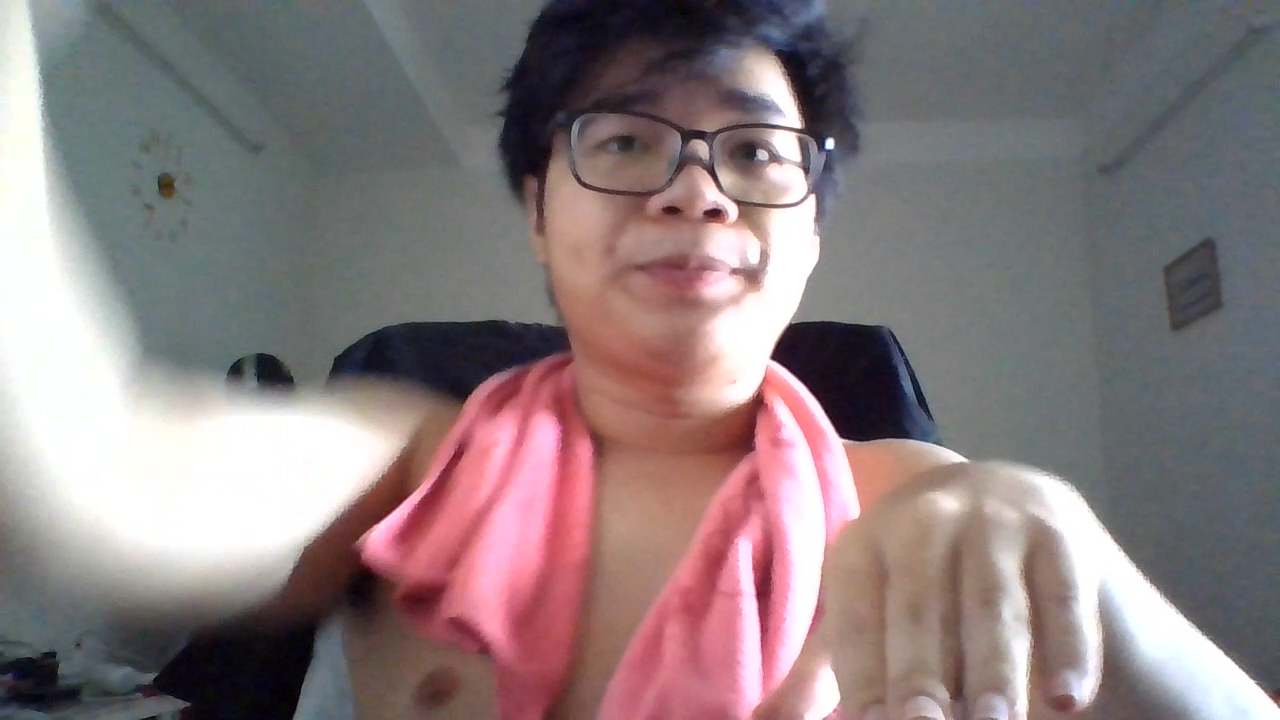
#> input picture frame 7 of testnet.mp4, 1280 x 720 px, given in place of x-raw, format=(string)BGR ! appsink, which was not available
$ python build_dataset.py
#> lines starting #> are read from the running program, lines starting #| are printed output that depends on the picture; pictures that were not available may be replaced by others from this repository, and a replacement may not be noted
import cv2
import time
# [6 lines of commented-out code are left out]
def gstreamer_pipeline(
    capture_width=1280,
    capture_height=720,
    display_width=600,
    display_height=480,
    framerate=30,
    flip_method=0,
):
    return (
        "nvarguscamerasrc ! "
        "video/x-raw(memory:NVMM), "
        "width=(int)%d, height=(int)%d, "
        "format=(string)NV12, framerate=(fraction)%d/1 ! "
        "nvvidconv flip-method=%d ! "
        "video/x-raw, width=(int)%d, height=(int)%d, format=(string)BGRx ! "
        "videoconvert ! "
        "video/x-raw, format=(string)BGR ! appsink"
        % (
            capture_width,
            capture_height,
            framerate,
            flip_method,
            display_width,
            display_height,
        )
    )

cam = cv2.VideoCapture(gstreamer_pipeline(), cv2.CAP_GSTREAMER)
# cam = cv2.VideoCapture(0)
face_detector = cv2.CascadeClassifier('xml/haarcascade_frontalface_default.xml')
# For each person, enter one numeric face id
face_id = input('\n enter user id end press <return> ==>  ')
print("\n [INFO] Initializing face capture. Look the camera and wait ...")
# Initialize individual sampling face count
count = 0
# fpsReport=0
# font = cv2.FONT_HERSHEY_SIMPLEX
# timeStamp = time.time()
while(True):
    ret, img = cam.read()
#> img is the input picture: shape (720, 1280, 3); mean B, G, R 126.1, 124, 138.2
    gray = cv2.cvtColor(img, cv2.COLOR_BGR2GRAY)
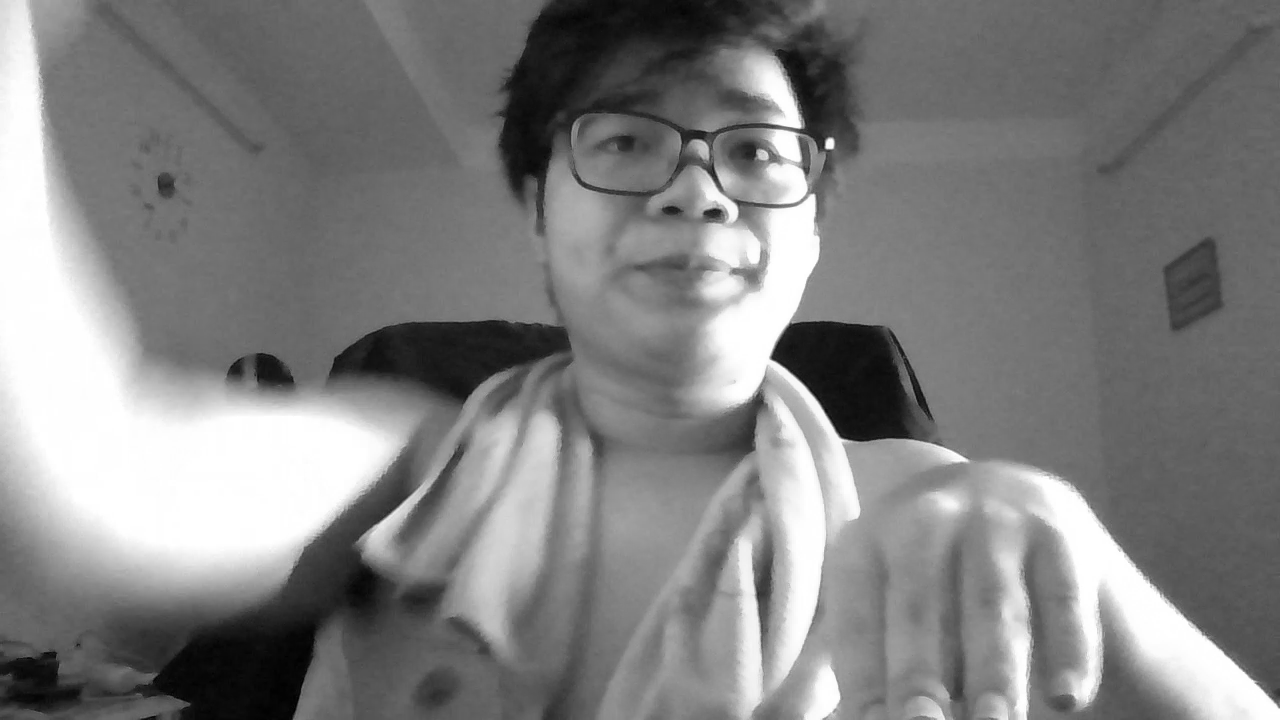
#> gray: shape (720, 1280); min 0, max 255, mean 128.4
    faces = face_detector.detectMultiScale(gray, 1.3, 5)
#> faces = ()
    for (x,y,w,h) in faces:
        cv2.rectangle(img, (x,y), (x+w,y+h), (255,0,0), 2)
        count += 1
        # Save the captured image into the datasets folder
        cv2.imwrite("dataset/User." + str(face_id) + '.' +
                    str(count) + ".jpg", gray[y:y+h,x:x+w])
        # [4 lines of commented-out code are left out]
        cv2.imshow('image', img)
#> this loop made 0 passes
#> after the loop, count = 0
    k = cv2.waitKey(100) & 0xff # Press 'ESC' for exiting video
#> (key Esc is pressed here)
    if k == 27:
        break
    elif count >= 30: # Take 30 face sample and stop video
         break
# Do a bit of cleanup
print("\n [INFO] Exiting Program and cleanup stuff")
cam.release()
cv2.destroyAllWindows()

$ run again, starting later in the video
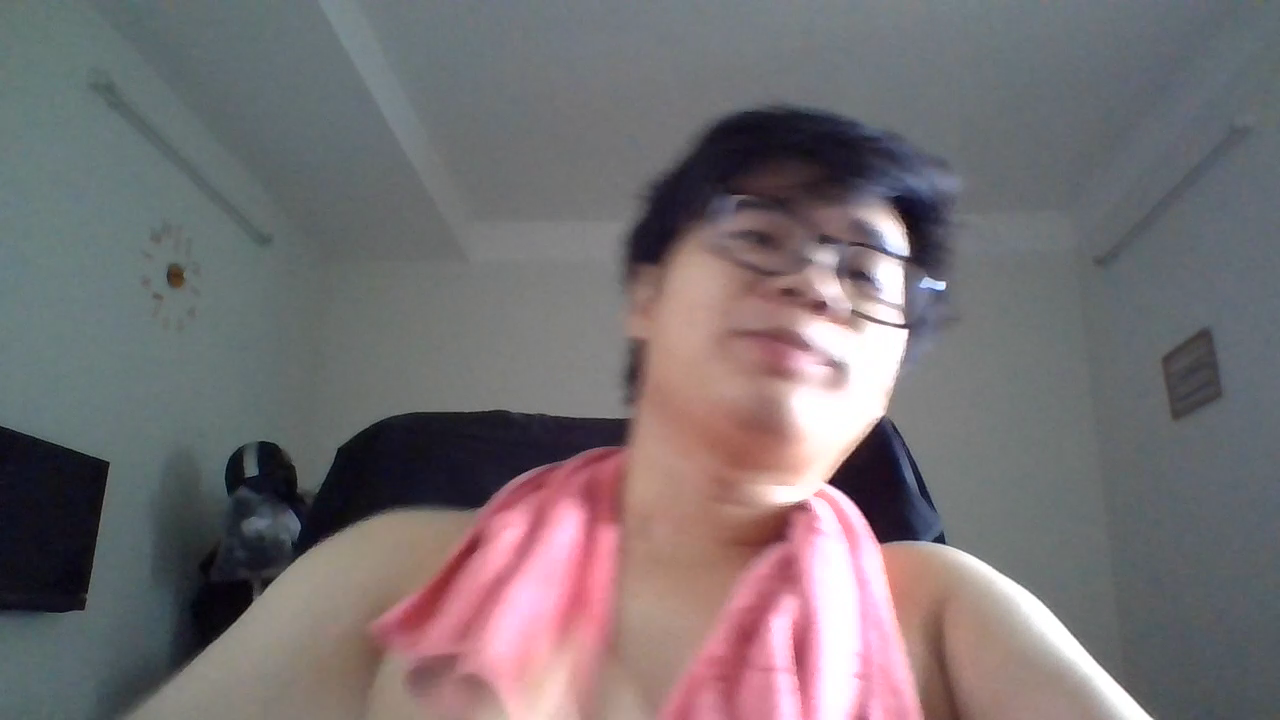
#> input picture frame 34 of testnet.mp4, 1280 x 720 px, given in place of x-raw, format=(string)BGR ! appsink, which was not available
#> img is the input picture: shape (720, 1280, 3); mean B, G, R 114.6, 111.6, 118.6
#> `gray = cv2.cvtColor(img, cv2.COLOR_BGR2GRAY)`:
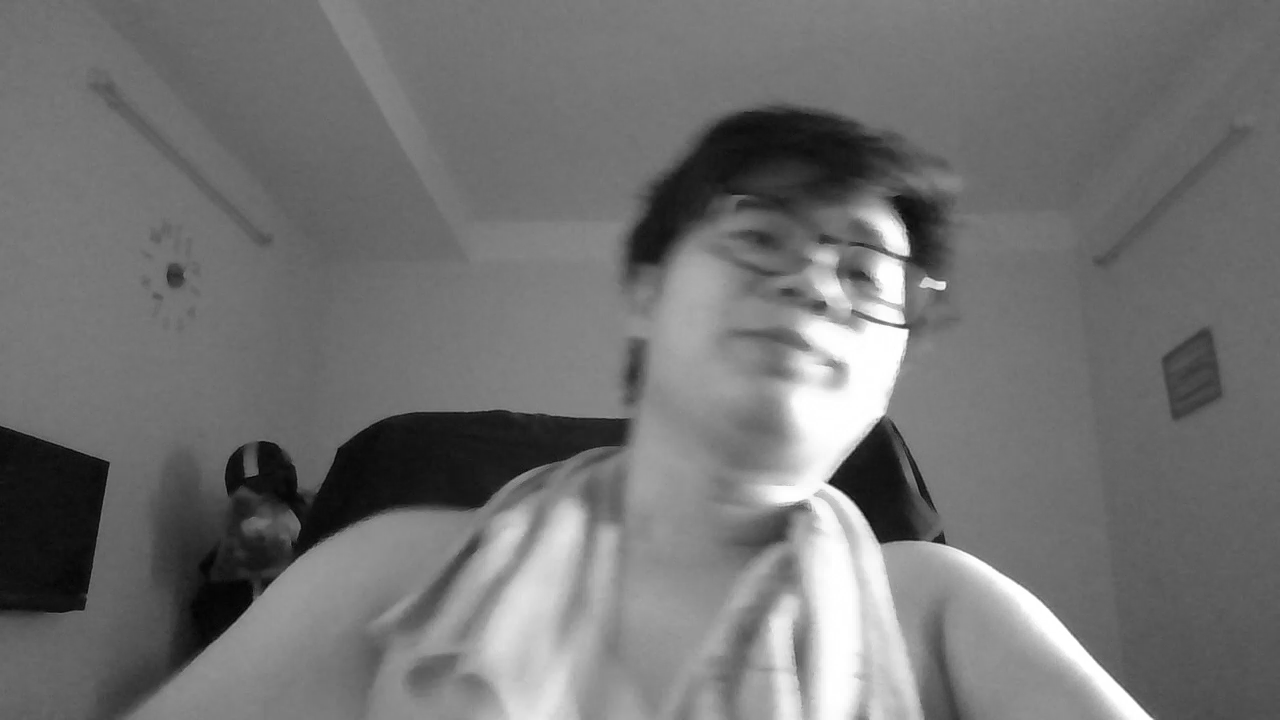
#> gray: shape (720, 1280); min 1, max 255, mean 114
#> faces = [[747, 651, 53, 53]]
#> the loop `for (x,y,w,h) in faces:` made 1 pass
#> (x, y, w, h, count) on pass 1: (747, 651, 53, 53, 1)
#> pass 1, `cv2.imwrite("dataset/User." + str(face_id) + '.' + str(count) + ".jpg"..`:
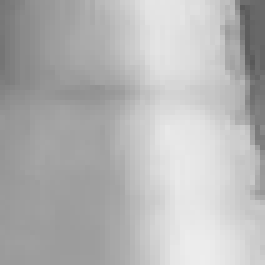
#> saved as User..1.jpg: shape (53, 53) (shown 5 times larger); min 89, max 237, mean 181.1
#> after the loop `for (x,y,w,h) in faces:`: count = 1

$ run again, starting later in the video
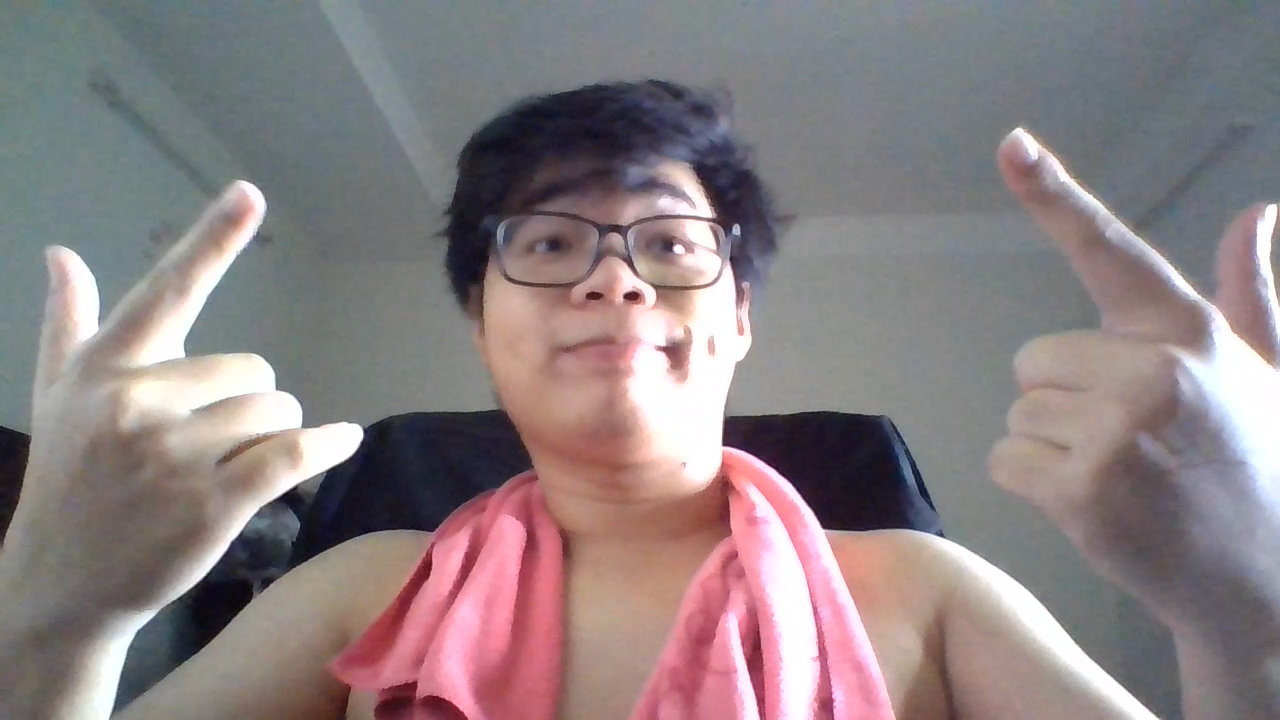
#> input picture frame 60 of testnet.mp4, 1280 x 720 px, given in place of x-raw, format=(string)BGR ! appsink, which was not available
#> img is the input picture: shape (720, 1280, 3); mean B, G, R 130.1, 127.8, 139.5
#> `gray = cv2.cvtColor(img, cv2.COLOR_BGR2GRAY)`:
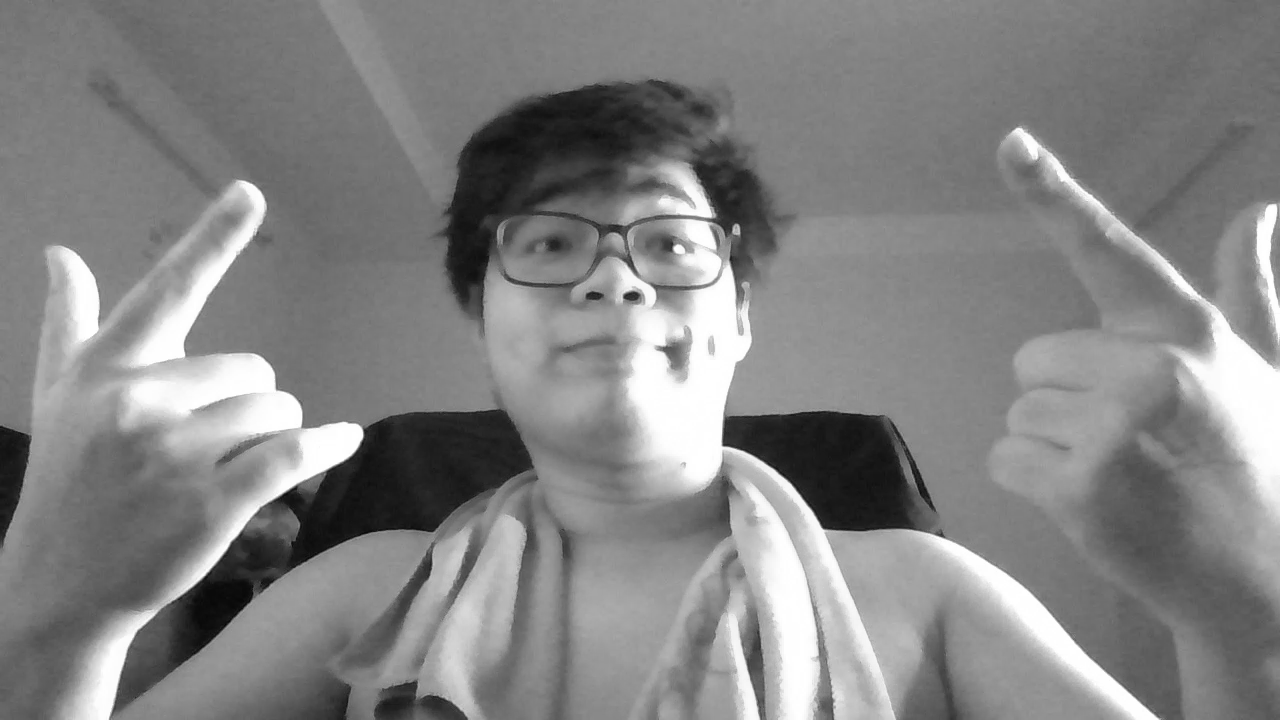
#> gray: shape (720, 1280); min 4, max 255, mean 131.5
#> faces = [[566, 262, 101, 101]]
#> the loop `for (x,y,w,h) in faces:` made 1 pass
#> (x, y, w, h, count) on pass 1: (566, 262, 101, 101, 1)
#> pass 1, `cv2.imshow('image', img)`:
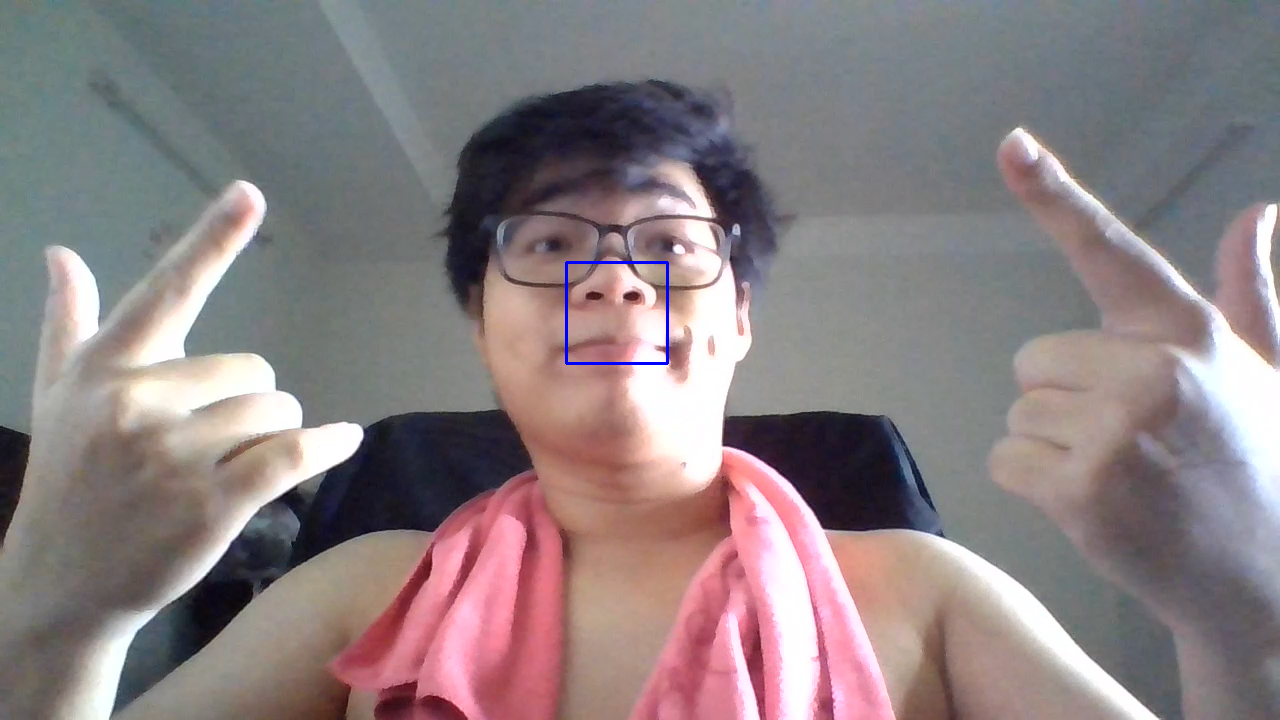
#> window 'image': shape (720, 1280, 3); mean B, G, R 130.3, 127.6, 139.2
#> after the loop `for (x,y,w,h) in faces:`: count = 1
